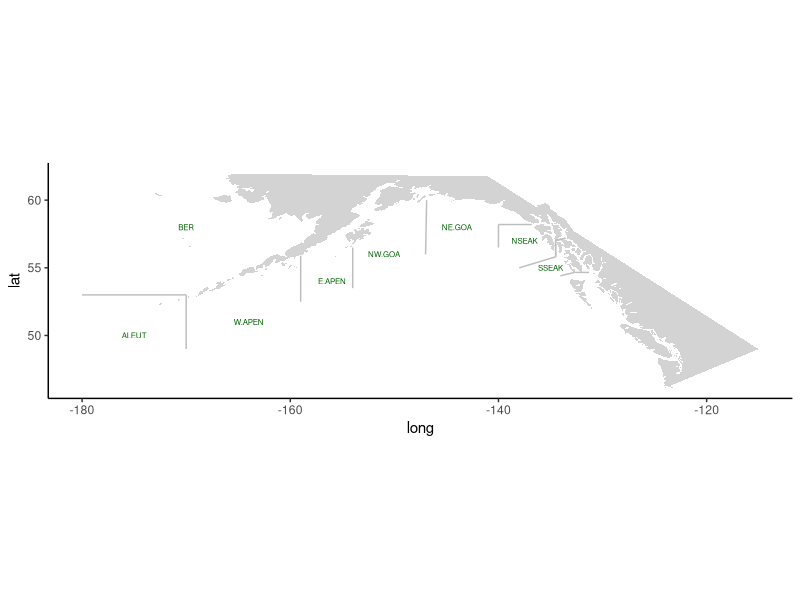

Here is the R script that generated this plot:
library(tidyverse)
library(here)
#11-14 NOTES:
#Check with Ole about location of Bering. if it stays vs if we move it to be 90 degrees with X610 doesnt matter in terms of recoveries 


df = read.csv("Maps_and_Charts_of_Regions/spatial_bounds_gs_new.csv", stringsAsFactors = FALSE) %>%
    filter(state == 'ak')

#This map plots the spatial boxes that we assign effort and recovery too. 

world <- map_data("world")
north_america <- subset(world, region %in% c("USA", "Canada"))

map<-north_america %>%
    filter(!group== 1511, !group== 1518, !group==1515, !group==1508, !group==1502, !group==1509) %>%
    filter(!long > -115) %>%
    filter(!lat < 46) %>%
    filter(!lat > 62) %>%
    filter(!long < -173) %>%
    ggplot( ) +
    geom_polygon(aes(x = long, y = lat, group = group), fill = "lightgray") +
    coord_fixed(1.3) +
    geom_segment(data = df, colour="gray", aes(x = as.numeric(line.start.lon), 
                                               y = as.numeric(line.start.lat), 
                                               xend = as.numeric(line.end.lon), 
                                               yend = as.numeric(line.end.lat))) +
#  geom_text(data=df, colour="darkgreen",aes(x=label_long1, y= label_lat1, label= region), size=2)+ #smaller labels for CA, OR, and WA so they fit
  geom_text(data=df, colour="darkgreen",aes(x=as.numeric(label_long2), y=as.numeric(label_lat2), label= region), size=2) +
  theme_classic()
map

#pdf("AKnew_regions_map.pdf", width=13, height=8.5); print(map); dev.off()

# 
# geom_polygon(aes(x = long, y = lat, group = group), fill = "white", color = "black") +
#   coord_fixed(1.3)+
#   geom_point(data = trawl_lat_long, mapping = aes(x = longitude, y = latitude, color = sector)) +
#   theme_bw()
